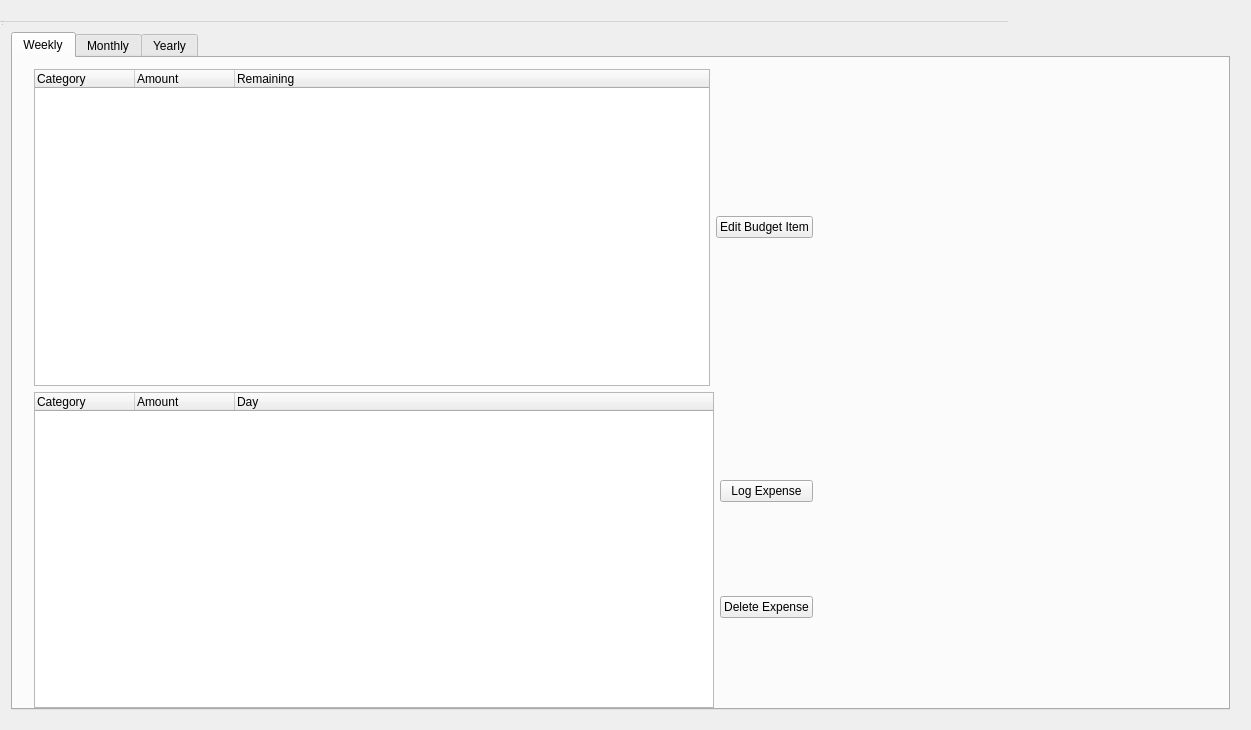
<?xml version="1.0" encoding="UTF-8"?>
<ui version="4.0">
 <class>BudgetTarget</class>
 <widget class="QWidget" name="BudgetTarget">
  <property name="geometry">
   <rect>
    <x>0</x>
    <y>0</y>
    <width>1251</width>
    <height>730</height>
   </rect>
  </property>
  <property name="windowTitle">
   <string>Burget Target Team George</string>
  </property>
  <widget class="QWidget" name="centralWidget">
   <property name="geometry">
    <rect>
     <x>0</x>
     <y>0</y>
     <width>1241</width>
     <height>721</height>
    </rect>
   </property>
   <layout class="QGridLayout" name="gridLayout">
    <item row="0" column="0">
     <layout class="QVBoxLayout" name="verticalLayout">
      <item>
       <widget class="QLabel" name="mainLabel">
        <property name="font">
         <font>
          <pointsize>10</pointsize>
         </font>
        </property>
        <property name="text">
         <string/>
        </property>
       </widget>
      </item>
      <item>
       <widget class="QTabWidget" name="tabWidget">
        <property name="currentIndex">
         <number>0</number>
        </property>
        <widget class="QWidget" name="tab">
         <attribute name="title">
          <string>Weekly</string>
         </attribute>
         <widget class="QWidget" name="layoutWidget">
          <property name="geometry">
           <rect>
            <x>10</x>
            <y>0</y>
            <width>801</width>
            <height>661</height>
           </rect>
          </property>
          <layout class="QVBoxLayout" name="verticalLayout_5">
           <item>
            <layout class="QHBoxLayout" name="horizontalLayout_3">
             <item>
              <layout class="QHBoxLayout" name="horizontalLayout_2">
               <item>
                <layout class="QHBoxLayout" name="horizontalLayout">
                 <item>
                  <widget class="QTreeWidget" name="treeWidget">
                   <property name="columnCount">
                    <number>3</number>
                   </property>
                   <column>
                    <property name="text">
                     <string notr="true">Category</string>
                    </property>
                   </column>
                   <column>
                    <property name="text">
                     <string>Amount</string>
                    </property>
                   </column>
                   <column>
                    <property name="text">
                     <string>Remaining</string>
                    </property>
                   </column>
                  </widget>
                 </item>
                </layout>
               </item>
               <item>
                <layout class="QVBoxLayout" name="verticalLayout_2">
                 <item>
                  <widget class="QPushButton" name="Edit">
                   <property name="text">
                    <string>Edit Budget Item</string>
                   </property>
                  </widget>
                 </item>
                </layout>
               </item>
              </layout>
             </item>
            </layout>
           </item>
           <item>
            <layout class="QHBoxLayout" name="horizontalLayout_4">
             <item>
              <widget class="QTreeWidget" name="treeWidget_2">
               <property name="columnCount">
                <number>3</number>
               </property>
               <column>
                <property name="text">
                 <string>Category</string>
                </property>
               </column>
               <column>
                <property name="text">
                 <string>Amount</string>
                </property>
               </column>
               <column>
                <property name="text">
                 <string>Day</string>
                </property>
               </column>
              </widget>
             </item>
             <item>
              <layout class="QVBoxLayout" name="verticalLayout_3">
               <item>
                <widget class="QPushButton" name="AddE">
                 <property name="text">
                  <string>Log Expense</string>
                 </property>
                </widget>
               </item>
               <item>
                <widget class="QPushButton" name="DeleteE">
                 <property name="text">
                  <string>Delete Expense</string>
                 </property>
                </widget>
               </item>
              </layout>
             </item>
            </layout>
           </item>
          </layout>
         </widget>
        </widget>
        <widget class="QWidget" name="tab_3">
         <attribute name="title">
          <string>Monthly</string>
         </attribute>
         <widget class="QWidget" name="layoutWidget_2">
          <property name="geometry">
           <rect>
            <x>0</x>
            <y>0</y>
            <width>521</width>
            <height>398</height>
           </rect>
          </property>
          <layout class="QVBoxLayout" name="verticalLayout_6">
           <item>
            <layout class="QHBoxLayout" name="horizontalLayout_5">
             <item>
              <layout class="QHBoxLayout" name="horizontalLayout_6">
               <item>
                <layout class="QHBoxLayout" name="horizontalLayout_7">
                 <item>
                  <widget class="QTreeWidget" name="treeWidget_3">
                   <property name="columnCount">
                    <number>3</number>
                   </property>
                   <column>
                    <property name="text">
                     <string notr="true">Category</string>
                    </property>
                   </column>
                   <column>
                    <property name="text">
                     <string>Amount</string>
                    </property>
                   </column>
                   <column>
                    <property name="text">
                     <string>Remaining</string>
                    </property>
                   </column>
                  </widget>
                 </item>
                </layout>
               </item>
               <item>
                <layout class="QVBoxLayout" name="verticalLayout_7">
                 <item>
                  <widget class="QPushButton" name="Edit_2">
                   <property name="text">
                    <string>Edit Budget Item</string>
                   </property>
                  </widget>
                 </item>
                </layout>
               </item>
              </layout>
             </item>
            </layout>
           </item>
           <item>
            <layout class="QHBoxLayout" name="horizontalLayout_8">
             <item>
              <widget class="QTreeWidget" name="treeWidget_4">
               <property name="columnCount">
                <number>3</number>
               </property>
               <column>
                <property name="text">
                 <string>Category</string>
                </property>
               </column>
               <column>
                <property name="text">
                 <string>Amount</string>
                </property>
               </column>
               <column>
                <property name="text">
                 <string>Day</string>
                </property>
               </column>
              </widget>
             </item>
             <item>
              <layout class="QVBoxLayout" name="verticalLayout_8">
               <item>
                <widget class="QPushButton" name="AddE_2">
                 <property name="text">
                  <string>Log Expense</string>
                 </property>
                </widget>
               </item>
               <item>
                <widget class="QPushButton" name="DeleteE_2">
                 <property name="text">
                  <string>Delete Expense</string>
                 </property>
                </widget>
               </item>
              </layout>
             </item>
            </layout>
           </item>
          </layout>
         </widget>
        </widget>
        <widget class="QWidget" name="tab_2">
         <attribute name="title">
          <string>Yearly</string>
         </attribute>
         <widget class="QWidget" name="layoutWidget_3">
          <property name="geometry">
           <rect>
            <x>0</x>
            <y>0</y>
            <width>761</width>
            <height>661</height>
           </rect>
          </property>
          <layout class="QVBoxLayout" name="verticalLayout_10">
           <item>
            <layout class="QHBoxLayout" name="horizontalLayout_11">
             <item>
              <layout class="QHBoxLayout" name="horizontalLayout_12">
               <item>
                <layout class="QHBoxLayout" name="horizontalLayout_13">
                 <item>
                  <widget class="QTreeWidget" name="treeWidget_6">
                   <property name="columnCount">
                    <number>3</number>
                   </property>
                   <column>
                    <property name="text">
                     <string notr="true">Category</string>
                    </property>
                   </column>
                   <column>
                    <property name="text">
                     <string>Amount</string>
                    </property>
                   </column>
                   <column>
                    <property name="text">
                     <string>Remaining</string>
                    </property>
                   </column>
                  </widget>
                 </item>
                </layout>
               </item>
               <item>
                <layout class="QVBoxLayout" name="verticalLayout_11">
                 <item>
                  <widget class="QPushButton" name="Edit_4">
                   <property name="text">
                    <string>Edit Budget Item</string>
                   </property>
                  </widget>
                 </item>
                </layout>
               </item>
              </layout>
             </item>
            </layout>
           </item>
           <item>
            <layout class="QHBoxLayout" name="horizontalLayout_14">
             <item>
              <widget class="QTreeWidget" name="treeWidget_7">
               <property name="columnCount">
                <number>3</number>
               </property>
               <column>
                <property name="text">
                 <string>Category</string>
                </property>
               </column>
               <column>
                <property name="text">
                 <string>Amount</string>
                </property>
               </column>
               <column>
                <property name="text">
                 <string>Day</string>
                </property>
               </column>
              </widget>
             </item>
             <item>
              <layout class="QVBoxLayout" name="verticalLayout_12">
               <item>
                <widget class="QPushButton" name="AddE_3">
                 <property name="text">
                  <string>Log Expense</string>
                 </property>
                </widget>
               </item>
               <item>
                <widget class="QPushButton" name="DeleteE_3">
                 <property name="text">
                  <string>Delete Expense</string>
                 </property>
                </widget>
               </item>
              </layout>
             </item>
            </layout>
           </item>
          </layout>
         </widget>
        </widget>
       </widget>
      </item>
     </layout>
    </item>
   </layout>
  </widget>
  <widget class="QMenuBar" name="menuBar">
   <property name="geometry">
    <rect>
     <x>0</x>
     <y>0</y>
     <width>1008</width>
     <height>22</height>
    </rect>
   </property>
  </widget>
  <widget class="QToolBar" name="mainToolBar">
   <property name="geometry">
    <rect>
     <x>0</x>
     <y>0</y>
     <width>2</width>
     <height>13</height>
    </rect>
   </property>
  </widget>
  <widget class="QStatusBar" name="statusBar">
   <property name="geometry">
    <rect>
     <x>0</x>
     <y>0</y>
     <width>3</width>
     <height>27</height>
    </rect>
   </property>
  </widget>
 </widget>
 <layoutdefault spacing="6" margin="11"/>
 <resources/>
 <connections/>
</ui>
